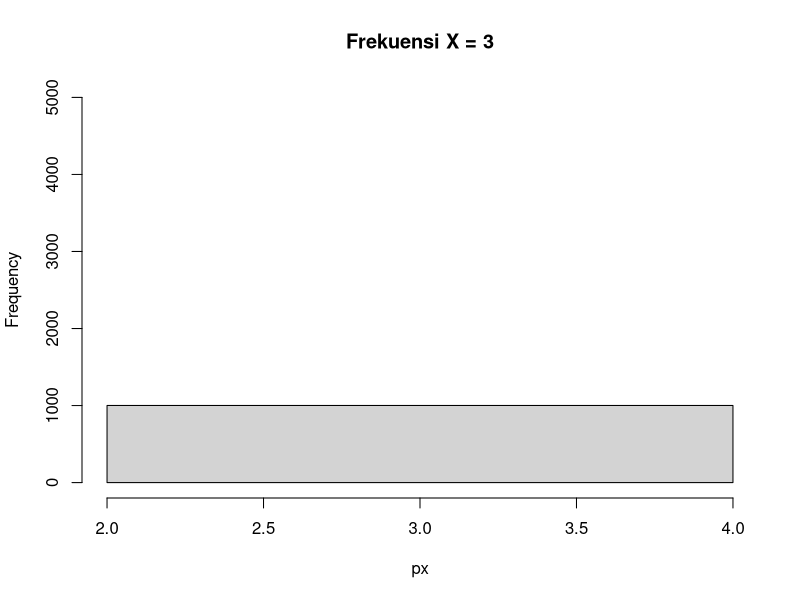

Generate this figure with R: (Note: this script raises an error after producing the figure.)
# 1
# a

p <- 0.2
chance <- dgeom(3, p)
paste("P(X = 3) = ", chance)

#b
p <- 0.2
n <- 10000

set.seed(0)
data <- rgeom(n, p)

paste("P(X = 3) = ", mean(data == 3))

#c

# hasil dari poin b lebih kecil tetapi mendekati hasil poin a.

#d
px <- data [ data %in% c(3)]
hist(px, breaks = max(data), ylim = c(0, 5000), main = "Frekuensi X = 3")

#e

mean <- 1/p
variance <- q/(p^2)

paste("mean: ", mean)
paste("variance: ", variance)

#2

p <- 0.2
q <- 1 - p
n <- 20

#a
chance <- dbinom(x = 4, size = n, prob = p)
paste("P(X = 4) = ", chance)


#b
x <- 0:n
y <- c()
for (i in x)
{
  y <- append(y, combinations(n, i) * (p ^ i) * (q ^ (n - i)) )
}

barplot(y, names.arg=x, ylim=c(0, 1), 
        xlab = "Jumlah pasien sembuh", ylab = "Probabilitas",
        main = "Histogram Binomial p = 0.2, n = 20")

#c
mean <- n * p
variance <- n * p * q

paste("mean: ", mean)
paste("variance: ", variance)

#3
l <- 4.5
e <- exp(1)

#a
x <- 6
chance <- dpois(x = x, lambda = l)
paste("P(X = 6) = ", chance)

#b
n <- 365
set.seed(0)
data <- rpois(n = n, lambda = l)
px <- data [ data %in% c(6)]
hist(px, main = "X = 6")

#c

#Hasil poin b mendekati hasil poin a

#d
mean <- 0
for (i in 0:100)
{
  mean <- mean + i * dpois(x = i, lambda = l)
}
mean

expx2 <- 0
for (i in 0:100)
{
  expx2 <- expx2 + i^2 * dpois(x = i, lambda = l)
}
variance <- expx2 - mean^2
variance

#4
v <- 10
x <- 2
#a

# pdf: 

#b

set.seed(0)
n <- 100
data <- rgamma(n = n, shape = v/2, scale = 2)
hist(data, breaks = max(data), xlim = c(0, max(data)))

#c
mean <- v
variance <- 2 * v

paste("mean: ", mean)
paste("variance: ", variance)

#5

l <- 3

#a

# pdf:

#b
set.seed(1)
n <- 10
data <- rgamma(n = n, shape = 1, rate = l)
hist(data)

set.seed(1)
n <- 100
data <- rgamma(n = n, shape = 1, rate = l)
hist(data)

set.seed(1)
n <- 1000
data <- rgamma(n = n, shape = 1, rate = l)
hist(data)

set.seed(1)
n <- 10000
data <- rgamma(n = n, shape = 1, rate = l)
hist(data)

#c
set.seed(1)
n <- 100
data <- rgamma(n = n, shape = 1, rate = l)
paste("mean: ", mean(data))

#6

n <- 100
mean <- 50
sd <- 8
set.seed(0)
data <- rnorm(n = n, mean = mean, sd = sd)
paste("z1: ", (min(data) - mean) / sd)
paste("z2: ", (max(data) - mean) / sd)

x <- seq(min(data), max(data), length = 50)
y <- seq(0, 0, length = 50)
for (i in data)
{
  for (j in 1:50)
  {
    if (j == 1)
    {
      if (i == x[j])
      {
        y[j] <- y[j] + 1
        break 
      }
    }
    else if (i <= x[j] & i > x[j - 1])
    {
      y[j] <- y[j] + 1
      if (j == 100)
      {
        print(i)
      }
      break
    }
  }
}

plot(x, y, type="l", lty=1, xlab="x value",
     ylab="Density", main="Distribusi Normal")

#b
hist(data, main = "5025201019_Hans Sean Nathanael_B_DNhistogram", breaks = 50)

#c
mean <- mean(data)
t <- 0
for (i in data)
{
  t <- t + ((i - mean) ^ 2)
}
variance = sqrt(t / n)
paste("variance: ", variance)

